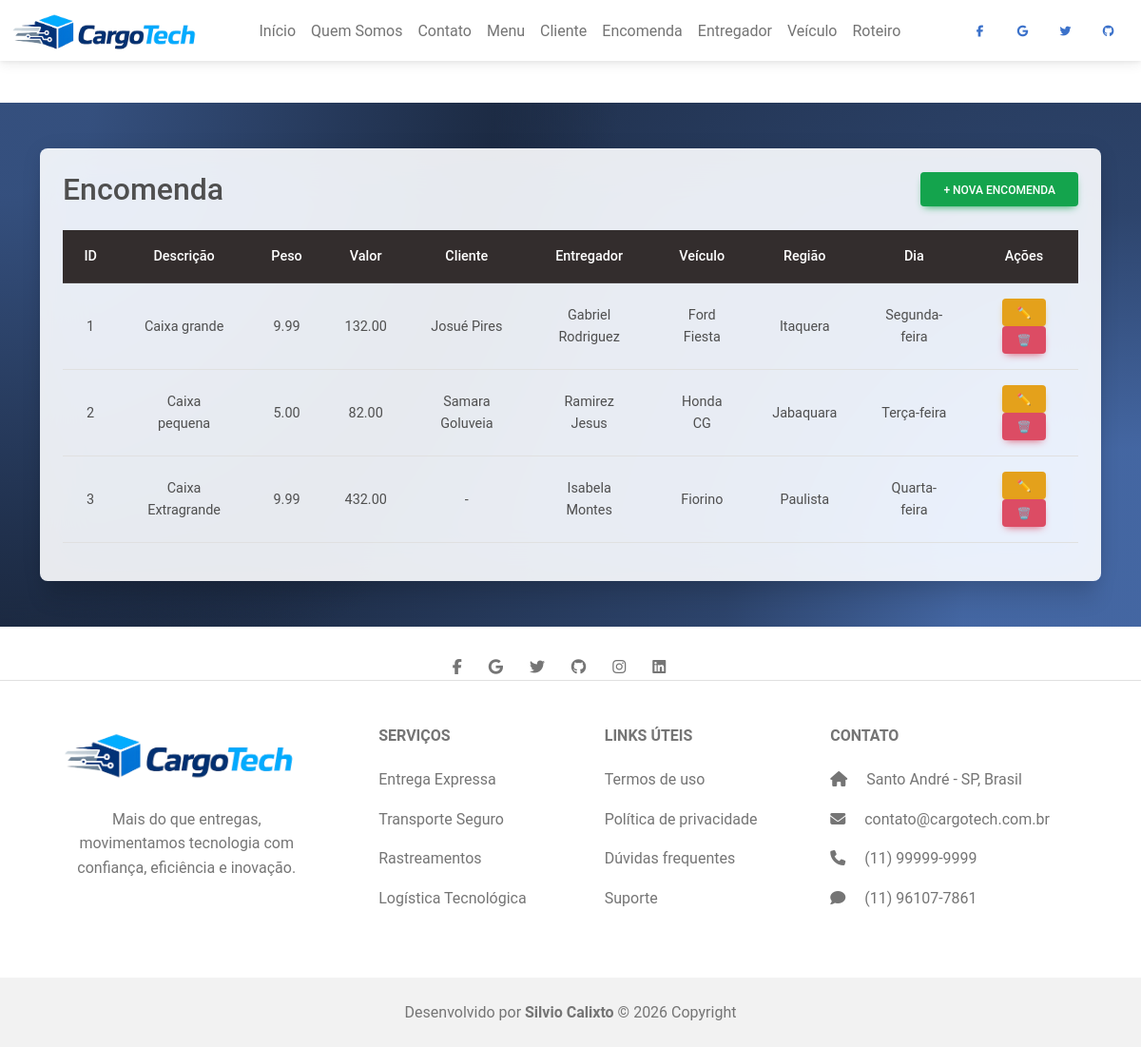
/telas/encomenda/listar.php, run on an earlier commit of the app's database.
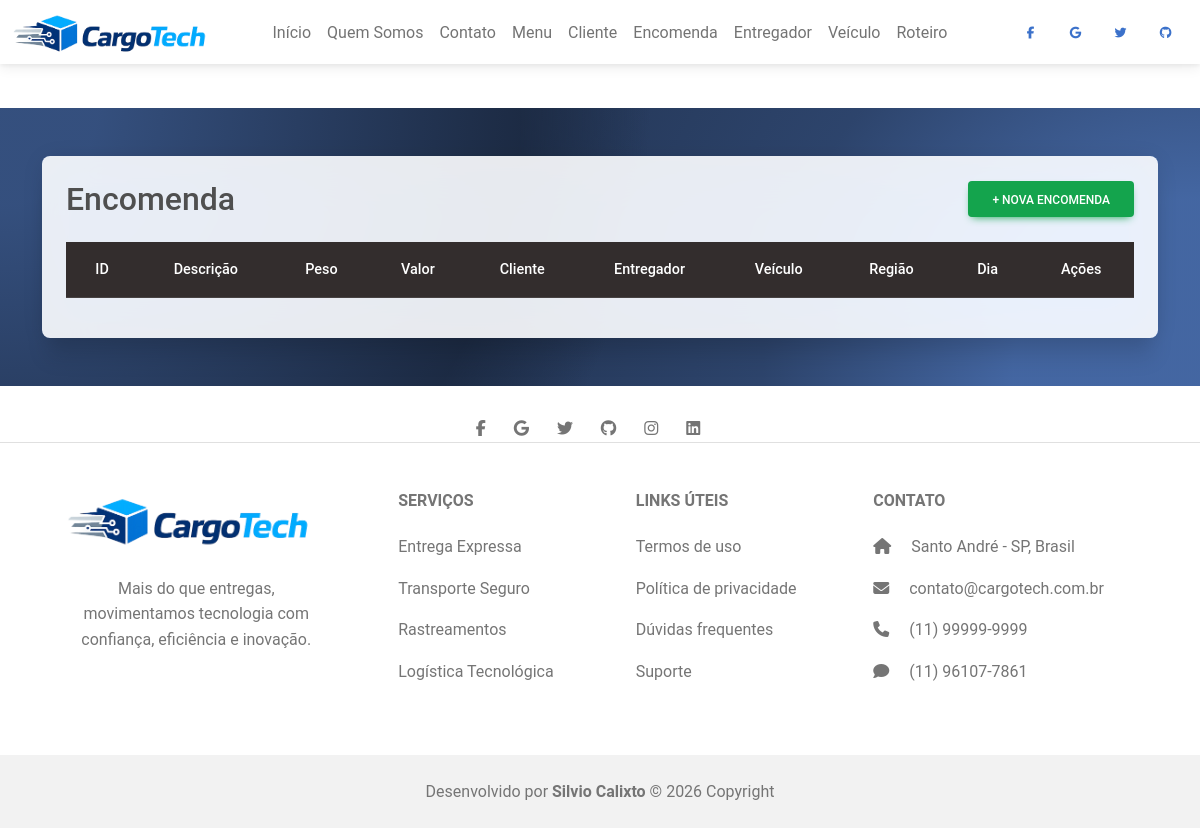
And on a later commit of the database.
### tables this page shows
create table encomenda (
	codigo int not null primary key auto_increment,
    descricao varchar(200),
    peso decimal(3,2),
    valorDeclarado decimal(5,2),
    horarioPrevisto time,
    situacao varchar(10),
    codigoCliente int,
    codigoRoteiroEntrega int
);

create table cliente (
	codigo int not null primary key auto_increment,
    nome varchar(45),
    cnpj varchar(20),
    telefone varchar(17),
    codigoEndereco int
);

create table entregador (
	codigo int not null primary key auto_increment,
    nome varchar(45),
    cpf varchar(15),
    cnh varchar(15)
);

create table veiculo (
	codigo int not null primary key auto_increment,
    tipo varchar(20),
    modelo varchar(20),
    ano date,
    cor varchar(45),
    placa varchar(20)
);

create table roteiroEntrega (
	codigo int not null primary key auto_increment,
    regiaoEntrega varchar(45),
    diaEntrega varchar(15),
    codigoEntregador int,
    codigoVeiculo int
);

### DAO/conexao.php (called while the page is built, shortened)
<?php
  class Conexao {
    function conectar() {
      try {
        $conn = mysqli_connect('localhost',
                               'root',
                               '',
                               'entregas');
      if($conn) {
        return $conn;
      }
      }
      catch(Exception $erro)
      {
        return "Algo deu errado!<br><br> $erro";
      }
    }
  }
?>

### DAO/EncomendaDAO.php (called while the page is built, shortened)
<?php
require_once(__DIR__ . '/conexao.php');
class EncomendaDAO {
    private $conn;
    public function __construct() {
        $conexao = new Conexao();
        $this->conn = $conexao->conectar();
    }
    public function listar() {
        $sql = "
        SELECT
            e.*,
            c.nome AS cliente,
            r.regiaoEntrega,
            r.diaEntrega,
            ent.nome AS entregador,
            v.modelo AS veiculo
        FROM encomenda e
        LEFT JOIN cliente c ON e.codigoCliente = c.codigo
        LEFT JOIN roteiroEntrega r ON e.codigoRoteiroEntrega = r.codigo
        LEFT JOIN entregador ent ON r.codigoEntregador = ent.codigo
        LEFT JOIN veiculo v ON r.codigoVeiculo = v.codigo
        ";
        $result = mysqli_query($this->conn, $sql);
        return $result;
    }
}

### telas/encomenda/listar.php (the view, shortened to what this page needs)
<?php
require_once('../../DAO/EncomendaDAO.php');
$dao = new EncomendaDAO();
$result = $dao->listar();
?>
<!doctype html>
<html lang="pt-br">
  <head>
    <link rel="stylesheet" href="../../css/style.css">
    <link rel="stylesheet" href="https://cdnjs.cloudflare.com/ajax/libs/font-awesome/6.7.2/css/all.min.css">
    <link href="https://cdnjs.cloudflare.com/ajax/libs/mdb-ui-kit/6.4.0/mdb.min.css" rel="stylesheet"/>
    </head>
  <body>
    <header>
        <nav class="navbar navbar-expand-lg bg-body fixed-top" >
          <div class="container-fluid">
            <div class="collapse navbar-collapse " id="navbarExample01">
            <a href="../../index.php"><img src="../../img/logo.png" class="mx-auto d-block text-center" width="200px"></a>
              <ul class="navbar-nav mx-auto mb-2 mb-lg-0">
                <li class="nav-item active">
                  <a class="nav-link" aria-current="page" href="../../index.php">Início</a>
                </li>
                <li class="nav-item">
                  <a class="nav-link " href="../institucional/sobre.php">Quem Somos</a>
                </li>
                <li class="nav-item">
                  <a class="nav-link" href="../institucional/contato.php">Contato</a>
                </li>
                <li class="nav-item">
                  <a class="nav-link" href="../institucional/menu.php"> Menu</a>
                </li>
                <li class="nav-item">
                  <a class="nav-link" href="../cliente/listar.php">Cliente</a>
                </li>
                <li class="nav-item">
                  <a class="nav-link" href="../encomenda/listar.php">Encomenda</a>
                </li>
                <li class="nav-item">
                  <a class="nav-link" href="../entregador/listar.php">Entregador</a>
                </li>
                <li class="nav-item">
                  <a class="nav-link" href="../veiculo/listar.php">Veículo</a>
                </li>
                <li class="nav-item">
                  <a class="nav-link" href="../roteiro/listar.php">Roteiro</a>
                </li>
              </ul>
            </div>
                  <button  type="button" data-mdb-button-init data-mdb-ripple-init class="btn btn-link btn-floating mx-1">
                    <i class="fab fa-facebook-f"></i>
                  </button>
                  <button  type="button" data-mdb-button-init data-mdb-ripple-init class="btn btn-link btn-floating mx-1">
                    <i class="fab fa-google"></i>
                  </button>
                  <button  type="button" data-mdb-button-init data-mdb-ripple-init class="btn btn-link btn-floating mx-1">
                    <i class="fab fa-twitter"></i>
                  </button>
                  <button  type="button" data-mdb-button-init data-mdb-ripple-init class="btn btn-link btn-floating mx-1">
                    <i class="fab fa-github"></i>
                  </button>
          </div>
        </nav>
      </header>
<h1>Encomendas</h1>
<section class="background-radial-gradient py-5 form" style="margin-top: 60px;">
<div class="container">
  <div class="card bg-glass shadow-5-strong p-4">
    <div class="d-flex justify-content-between align-items-center mb-4">
      <h2 class="mb-0">Encomenda</h2>
      <a href="cadastrar.php" class="btn btn-success">+ Nova Encomenda</a>
    </div>
    <div class="table-responsive">
      <table class="table table-hover align-middle text-center">
        <thead class="table-dark">
          <tr>
          <th>ID</th>
            <th>Descrição</th>
            <th>Peso</th>
            <th>Valor</th>
            <th>Cliente</th>
            <th>Entregador</th>
            <th>Veículo</th>
            <th>Região</th>
            <th>Dia</th>
            <th>Ações</th>
          </tr>
        </thead>
        <tbody>
          <?php while($e = mysqli_fetch_assoc($result)){ ?>
          <tr>
            <td><?= $e['codigo'] ?></td>
            <td><?= $e['descricao'] ?></td>
            <td><?= $e['peso'] ?></td>
            <td><?= $e['valorDeclarado'] ?></td>
            <td><?= $e['cliente'] ?? '-' ?></td>
            <td><?= $e['entregador'] ?? '-' ?></td>
            <td><?= $e['veiculo'] ?? '-' ?></td>
            <td><?= $e['regiaoEntrega'] ?? '-' ?></td>
            <td><?= $e['diaEntrega'] ?? '-' ?></td>
            <td>
              <a href="editar.php?id=<?= $e['codigo'] ?>" class="btn btn-warning btn-sm">
                ✏️
              </a>
              <a href="?acao=excluir&id=<?= $e['codigo'] ?>"
                 class="btn btn-danger btn-sm"
                 onclick="return confirm('Tem certeza que deseja excluir?')">
                🗑️
              </a>
            </td>
          </tr>
          <?php } ?>
        </tbody>
      </table>
    </div>
  </div>
</div>
</section>
        <footer class="text-center text-lg-start bg-body-tertiary text-muted">
    <section class="d-flex justify-content-center border-bottom">
      <div>
        <a href="" class="me-4 text-reset">
          <i class="fab fa-facebook-f"></i>
        </a>
        <a href="" class="me-4 text-reset">
          <i class="fab fa-google"></i>
        </a>
        <a href="" class="me-4 text-reset">
          <i class="fab fa-twitter"></i>
        <a href="" class="me-4 text-reset">
          <i class="fab fa-github"></i>
        </a>
        <a href="" class="me-4 text-reset">
          <i class="fab fa-instagram"></i>
        </a>
        <a href="" class="me-4 text-reset">
          <i class="fab fa-linkedin"></i>
        </a>
      </div>
    </section>
    <section class="">
      <div class="container text-center text-md-start mt-5">
        <div class="row mt-3">
          <div class="col-md-3 col-lg-4 col-xl-3 mx-auto mb-4">
              <img src="../../img/logo.png" alt="" width="250px">
              <br><br>
            <p class="text-center">
            Mais do que entregas, movimentamos tecnologia com confiança, eficiência e inovação.
            </p>
          </div>
          <div class="col-md-2 col-lg-2 col-xl-2 mx-auto mb-4">
            <h6 class="text-uppercase fw-bold mb-4">
            Serviços
            </h6>
            <p>
              <a href="#!" class="text-reset">Entrega Expressa</a>
            </p>
            <p>
              <a href="#!" class="text-reset">Transporte Seguro</a>
            </p>
            <p>
              <a href="#!" class="text-reset">Rastreamentos</a>
            </p>
            <p>
              <a href="#!" class="text-reset">Logística Tecnológica</a>
            </p>
          </div>
          <div class="col-md-3 col-lg-2 col-xl-2 mx-auto mb-4">
            <h6 class="text-uppercase fw-bold mb-4">
            Links úteis
            </h6>
            <p>
              <a href="#!" class="text-reset">Termos de uso</a>
            </p>
            <p>
              <a href="#!" class="text-reset">Política de privacidade</a>
            </p>
            <p>
              <a href="#!" class="text-reset">Dúvidas frequentes</a>
            </p>
            <p>
              <a href="#!" class="text-reset">Suporte</a>
            </p>
          </div>
          <div class="col-md-4 col-lg-3 col-xl-3 mx-auto mb-md-0 mb-4">
            <h6 class="text-uppercase fw-bold mb-4">Contato</h6>
            <p><i class="fas fa-home me-3"></i> Santo André - SP, Brasil</p>
            <p>
              <i class="fas fa-envelope me-3"></i>
              contato@cargotech.com.br
            </p>
            <p><i class="fas fa-phone me-3"></i> (11) 99999-9999</p>
            <p><i class="fa-solid fa-comment me-3"></i> (11) 96107-7861</p>
          </div>
        </div>
      </div>
    </section>
    <div class="text-center p-4" style="background-color: rgba(0, 0, 0, 0.05);">
    Desenvolvido por <a class="text-reset fw-bold" href="https://github.com/SilvioCalixto" target="_blank">Silvio Calixto</a> © 2026 Copyright
    </div>
  </footer>
  </body>
</html>

### css/style.css (style rules this page uses)
section { margin-bottom: 30px; }
.background-radial-gradient { background-color: hsl(218, 41%, 15%); background-image: radial-gradient(650px circle at 0% 0%, hsl(218, 41%, 35%) 15%, hsl(218, 41%, 30%) 35%, hsl(218, 41%, 20%) 75%, hsl(218, 41%, 19%) 80%, transparent 100%), radial-gradient(1250px circle at 100% 100%, hsl(218, 41%, 45%) 15%, hsl(218, 41%, 30%) 35%, hsl(218, 41%, 20%) 75%, hsl(218, 41%, 19%) 80%, transparent 100%); }
.bg-glass { background-color: hsla(0, 0%, 100%, 0.9) !important; backdrop-filter: saturate(200%) blur(25px); }

What changed in the data, as far as the page shows it:
removed encomenda: codigo "1", descricao "Caixa grande", peso "9.99", valorDeclarado "132.00", codigoCliente.nome "Josué Pires", entregador.nome "Gabriel Rodriguez", veiculo.modelo "Ford Fiesta", codigoRoteiroEntrega.regiaoEntrega "Itaquera", codigoRoteiroEntrega.diaEntrega "Segunda-feira"
removed encomenda: codigo "2", descricao "Caixa pequena", peso "5.00", valorDeclarado "82.00", codigoCliente.nome "Samara Goluveia", entregador.nome "Ramirez Jesus", veiculo.modelo "Honda CG", codigoRoteiroEntrega.regiaoEntrega "Jabaquara", codigoRoteiroEntrega.diaEntrega "Terça-feira"
removed encomenda: codigo "3", descricao "Caixa Extragrande", peso "9.99", valorDeclarado "432.00", cliente "-", entregador.nome "Isabela Montes", veiculo.modelo "Fiorino", codigoRoteiroEntrega.regiaoEntrega "Paulista", codigoRoteiroEntrega.diaEntrega "Quarta-feira"
